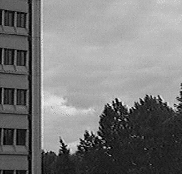
%> input picture SKY.PGM, 182 x 174 px
$ octave optimum_notch_filtering.m   (GNU Octave 9; MATLAB toolbox functions it lacks are replaced by stand-ins)
%> lines starting %> are read from the running program, lines starting %| are printed output that depends on the picture
clear all;
close all;
I=imread('SKY.PGM');
%> I is the input picture: size 174x182 uint8; min 0, max 235, mean 122.9

I=im2double(I);
%> I: size 174x182 double
figure();imshow(I);
[M, N]=size(I);
%> M = 174; N = 182
F=fft2(double(I));
figure;imshow(log(1+abs(fftshift(F))),[]); title('Frequency Domain Amplitude Spectrum');
figure();imshow(angle(fftshift(F)),[]); title('Frequency Domain Phase Spectrum ');

B2=double(I);

A=1;
u=25;
v=35;
bx=29;
by=37;

for i=1:M,
  for j=1:N,


      p2(i,j)=(A*sin((2*pi*(u./M)*(i+bx))+(2*pi*(v/N)*(j+by))));

  end
end
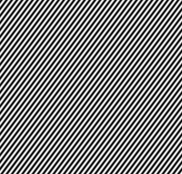
%> p2: size 174x182 double; min -1, max 1, mean 1.57e-17; drawn with min black and max white
g=p2+double(I);
G=fft2(g);

figure();imshow((g));
figure;imshow(log(1+abs(fftshift(G))),[]);


%notch
[p,q]=size(I);
%> p = 174; q = 182
M=p;
N=q;

x=0:(p-1);
%> x = 174 values from 0 to 173
y=0:(q-1);
%> y = 182 values from 0 to 181
xin=find(x>p/2);
%> xin = 86 values from 89 to 174
x(xin)=x(xin)-p;
yin=find(y>q/2);
%> yin = 90 values from 93 to 182
y(yin)=y(yin)-q;
[v,u]=meshgrid(y,x);

%notch filtering
order = 2;
centers = [62 58];
centers2 = [121 117];%centers of the highpass filters.

for i = 1: p
   for j = 1:q
        D0(i,j)=sqrt(((u(i,j)-M/2).^2)+(((v(i,j)-N/2).^2)));
        Dk(i,j)=sqrt(((u(i,j)-M/2-centers(1)).^2)+(((v(i,j)-N/2-centers(1)).^2)));
        Dkm(i,j)=sqrt(((u(i,j)-M/2+centers2(1)).^2)+(((v(i,j)-M/2+centers2(1)).^2)));


    end
end
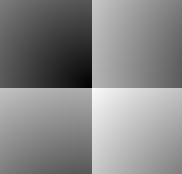
%> D0: size 174x182 double; min 0, max 250.4, mean 135.6
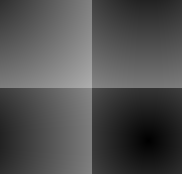
%> Dkm: size 174x182 double; min 0, max 174, mean 79.7

Hnr=1./((1+((D0./Dk).^(2*order))).*(1+((D0./Dkm).^(2*order))));
Hnp=Hnr;
%figure();imshow(log(1+abs(fftshift(Hnr))),[]);

I_noise_FT=fft2(g);
I_nfil=(Hnp).*I_noise_FT;
n_xy=real(ifft2(double(I_nfil)));

figure();imshow(n_xy,[]);
figure();figure;imshow(log(1+abs(fftshift(fft2(n_xy)))),[])
%> after `imshow(log(1+abs(fftshift(fft2(n_xy)))),[])`:
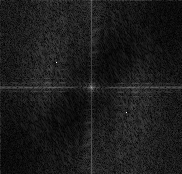
%> displayed picture: size 174x182, on the screen's scale of 0 to 255; min 0, max 255, mean 27.2

% [7 lines of commented-out code are left out]

I=I;
B=g;
np=n_xy;
blockSize=2;
[numRow, numCol] = size(I);


numRow_flr1=floor(numRow/(blockSize*blockSize));
numCol_flr1=floor(numCol/(blockSize*blockSize));
numRow_flr=numRow_flr1*blockSize;
numCol_flr=numCol_flr1*blockSize;

I_resize=I(1:(numRow_flr*blockSize),1:(numCol_flr*blockSize));
B_resize=B(1:(numRow_flr*blockSize),1:(numCol_flr*blockSize));
np_resize=np(1:(numRow_flr*blockSize),1:(numCol_flr*blockSize));

a=blockSize*ones(1,numRow_flr);
b=blockSize*ones(1,numCol_flr);


B_blckImgsize=mat2cell(B_resize,a,b);
%> B_blckImgsize = 7740 items
np_blckImgsize=mat2cell(np_resize,a,b);
%> np_blckImgsize = 7740 items
clear w_b;
for i=1:1:numRow_flr
    for j=1:1:numCol_flr
        s_g=0;
        s_n=0;
        gn=0;
        sum2=0;


        s_g=double(reshape(cell2mat(B_blckImgsize(i,j)),blockSize*blockSize,1));
        s_n=double(reshape(cell2mat(np_blckImgsize(i,j)),blockSize*blockSize,1));
        gn=double(double(s_g).*s_n);
        np2=double(s_n.*s_n);

        g1=double(mean(s_g));
        ns=double(mean(s_n));
        ns2=double(mean(np2));
        gns=double(mean(gn));
        w=double(gns-(g1*ns))/(ns2-(ns^2));

        sum2(1:blockSize,1:blockSize)=w;
        w_b(i,j)=mat2cell(sum2,blockSize,blockSize);
    end
end
%> after the loop, sum2 = [3.6 3.6; 3.6 3.6]; w_b = 7740 items

w2=cell2mat(w_b);
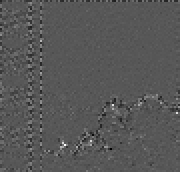
%> w2: size 172x180 double; min 2.57, max 5.66, mean 3.63; drawn with min black and max white

I2=double((B_resize)-(w2.*np_resize));
I2=I2;
figure();imshow(I2,[]);title('optium notch filtered image')
[m,n]=size(I2);
I3=I(1:m,1:n);
g=g(1:m,1:n);
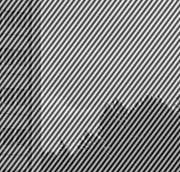
%> g: size 172x180 double; min -0.999, max 1.89, mean 0.486; drawn with min black and max white
[peaksnr, snr] = psnr(I3, I2)
%> peaksnr = 23.83; snr = 17.98

Idiff1=I3-g;
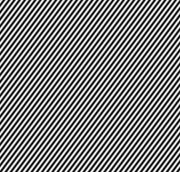
%> Idiff1: size 172x180 double; min -1, max 1, mean -6.28e-05; drawn with min black and max white
idiff2=I3-I2;
mean1=mean2(Idiff1.*Idiff1);
%> mean1 = 0.5
mean2=mean2(idiff2.*idiff2);
%> mean2 = 0.00414
isnr=10*log(mean1/mean2)/log(10)
%> isnr = 20.82
